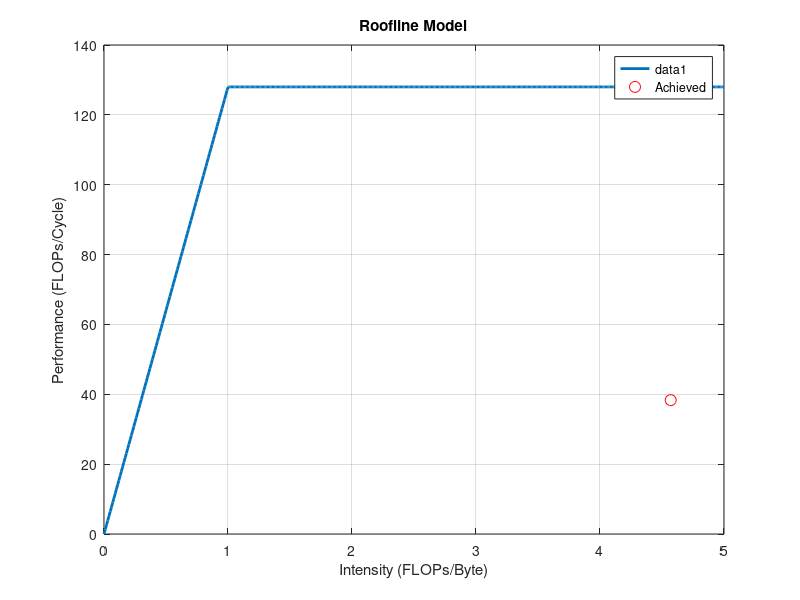

The MATLAB script that drew this image:
%% set constants
BW = 128;

%% set intensity
x = linspace(0, 5, 500);

%% calculate performance
y = BW*ones(size(x));
mask = (x>=0) & (x<=1);
y(mask) = BW .* x(mask);

%% plot roofline model
plot(x, y, 'LineWidth', 2);
xlabel('Intensity (FLOPs/Byte)');
ylabel('Performance (FLOPs/Cycle)');
title('Roofline Model');
grid on;
hold on;

%% plot achieved performance - intensity point
achieved_I = 4.57;
achieved_P = 65536.0/1710.0;
plot(achieved_I, achieved_P, 'ro', 'MarkerSize', 8, 'DisplayName', 'Achieved');
legend show;
hold off;
